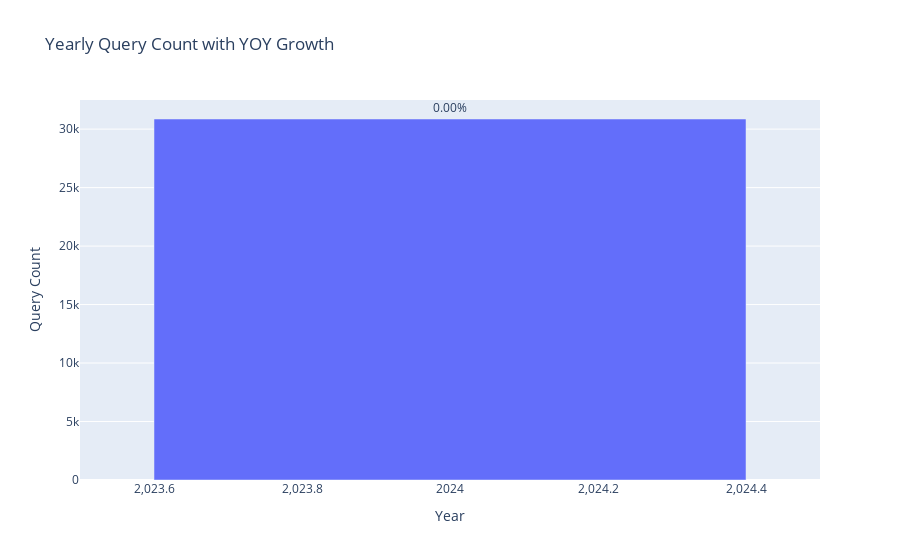

This figure's notebook cell:
### Code cell
# Group by year
yearly = df.groupby('Year').size().reset_index(name='Query Count')

# Calculate YOY Growth
yearly['YOY Growth (%)'] = yearly['Query Count'].pct_change().fillna(0) * 100

# Bar chart
fig3 = px.bar(yearly, x='Year', y='Query Count', text='YOY Growth (%)',
              title='Yearly Query Count with YOY Growth')
fig3.update_traces(texttemplate='%{text:.2f}%', textposition='outside')
fig3.update_layout(xaxis_title='Year', yaxis_title='Query Count')
fig3.show()

### Figure 1 — Plotly figure (JSON) as saved in the notebook; plotly's stock layout.template omitted (floating-point values rounded to 4 significant figures)
{"data": [{"hovertemplate": "Year=%{x}<br>Query Count=%{y}<br>YOY Growth (%)=%{text}<extra></extra>", "legendgroup": "", "marker": {"color": "#636efa", "pattern": {"shape": ""}}, "name": "", "orientation": "v", "showlegend": false, "text": [0.0], "textposition": "outside", "texttemplate": "%{text:.2f}%", "type": "bar", "x": [2024.0], "xaxis": "x", "y": [30865], "yaxis": "y"}], "layout": {"barmode": "relative", "legend": {"tracegroupgap": 0}, "title": {"text": "Yearly Query Count with YOY Growth"}, "xaxis": {"anchor": "y", "domain": [0, 1], "title": {"text": "Year"}}, "yaxis": {"anchor": "x", "domain": [0, 1], "title": {"text": "Query Count"}}}}
